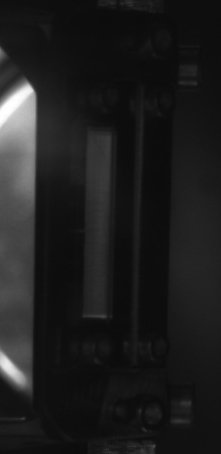
#> input picture IXS/slitVFM.jpg, 221 x 454 px
$ python VFMProc.py   (Python 2 division)   (older library calls are emulated)
#> lines starting #> are read from the running program, lines starting #| are printed output that depends on the picture; after the words box and inside, x2 and y2 are one past the last pixel; in counts of white or black regions, pixels touching at a corner belong together
### IXS/cvlib.py
"""
BNL NSLS-2 Computer Vision Module
Author: William Watson
Date: 2016-7-14

This Module contains numerous functions designed to
help in the data manipulation of images on the Beam-lines within NSLS-2.
It Uses the numpy and cv2 libraries to construct a simple module to
make image processing and computer vision easier, faster, and more compact.
"""

# DEPENDENCIES
import cv2
import numpy as np
import sys
import time
from matplotlib import pyplot as plt
import matplotlib
from epics import caget, caput


# VERSION
__version__ = "0.5.4.1"
__opencv__ = cv2.__version__
__npversion__ = np.version.version
__sysver__ = sys.version
__matplotlibver__ = matplotlib.__version__


# GLOBAL VARS
colorMap_flag = {"autumn":0, "bone":1, "jet":2, "winter":3, "rainbow":4, "ocean":5, "summer":6, "spring":7, "cool":8, "hsv":9, "pink":10, "hot":11}
border_flag = {"constant":0, "reflect":2, "reflect101":4, "replicate":1, "default":4, "wrap":3}
EPICSTYPE = {1 : np.uint16 , 0 : np.uint8, 2:np.uint32, 3: np.uint64}
EPICSCOLOR = {0: "gray", 1: "bayer", 2: "RBG1"}

#######################################################################################

# EXPERIMENTAL SECTION - ALL NEW METHODS GO HERE FIRST FOR TESTING
#FIX FIX FIX

# METHODS KNOWN TO BE BROKEN / Need Further Looking!!!!!!!!!


# [976 lines left out: functions backgroundSubtract, enhance, watershed, drawHarrisSubPixel, depthImg, sharpen and 46 more, not called in this run]


def grayscale(img):
        """
        Returns a grayscale version of img

        Params:
	* img - image

        Returns:
	* Grayscale image
        """
	if img is None:
		print "Img is None"
		sys.exit()
	if len(img.shape) > 2:
		return cv2.cvtColor(img, cv2.COLOR_BGR2GRAY)
	else:
		return img


# [151 lines left out: functions cvtColor, applyColorMap, applyJET, applyHSV, getColorMapFlags, bgr2hsv and 3 more, not called in this run]


def display(img, name="IMAGE", wait=0):
        """
        Displays an Image onto the screen and waits for user to close

        Params:
	* img - image to display
        * name - OPTIONAL - string name of window, def is IMAGE
        * wait - OPTIONAL - time in ms for screen to wait, def:0 - INDEFINITE
        """
	cv2.namedWindow(name, cv2.WINDOW_NORMAL)
	cv2.imshow(name, img)
	cv2.waitKey(wait) & 0xFF
	cv2.destroyAllWindows()


# [751 lines left out: functions centroid, centroidFloat, plotCentroid, sort, sortList, findContours and 43 more, not called in this run]


def load(filename, flag=None):
        """
        Loads an image from a file name and returns it in color mode (default).
        Safety check if img fails to load.

        Params:
	* filename - filename of image
	* flag - OPTIONAL - open mode: 1 = COLOR, 0 = GRAYSCALE, -1 = UNCHANGED

        Returns:
        * Loaded Img if sucessful
        """
#> called with filename = 'slitVFM.jpg'
	if flag is None:
		img = cv2.imread(filename)
#> img is the input picture: shape (454, 221, 3); min 10, max 255, mean 30.1
#> call 2 of load, with filename = 'VFM0.jpg'
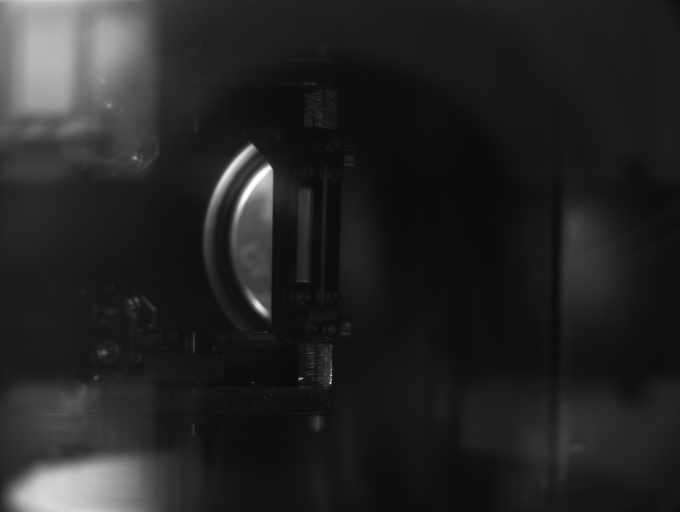
#> input picture IXS/VFM0.jpg, 1360 x 1024 px (shown at 1/2 size)
#> in load, img is the input picture: shape (1024, 1360, 3); min 7, max 255, mean 36.1
	elif flag is 1 or flag is 0 or flag is -1:
		img = cv2.imread(filename, flag)
	else:
		print "ERROR: Load: Incorrect flag parameter: " + str(flag) + "\n"
		sys.exit()
	if img is None:
		print "ERROR: Load: Image not found/supported at: " + str(filename) + "\n"
		sys.exit()
	else:
		return img


# [112 lines left out: functions fetchImg, epicscaget, epicscaput, epicscainfo, getColorFlag, backProjection, not called in this run]


def templateMatchSingle(img, template):
        """
        Template Matching - Single Object, will find the points to draw a rectangle over given template

        Params:
	* img - image
	* template - template image to match

        Returns:
	* (top left, bottom right) - points of a rectangle
        """
	img = grayscale(img)
	template = grayscale(template)
	w, h = template.shape[::-1]
#> w = 221; h = 454
	res = cv2.matchTemplate(img, template, cv2.TM_CCOEFF)
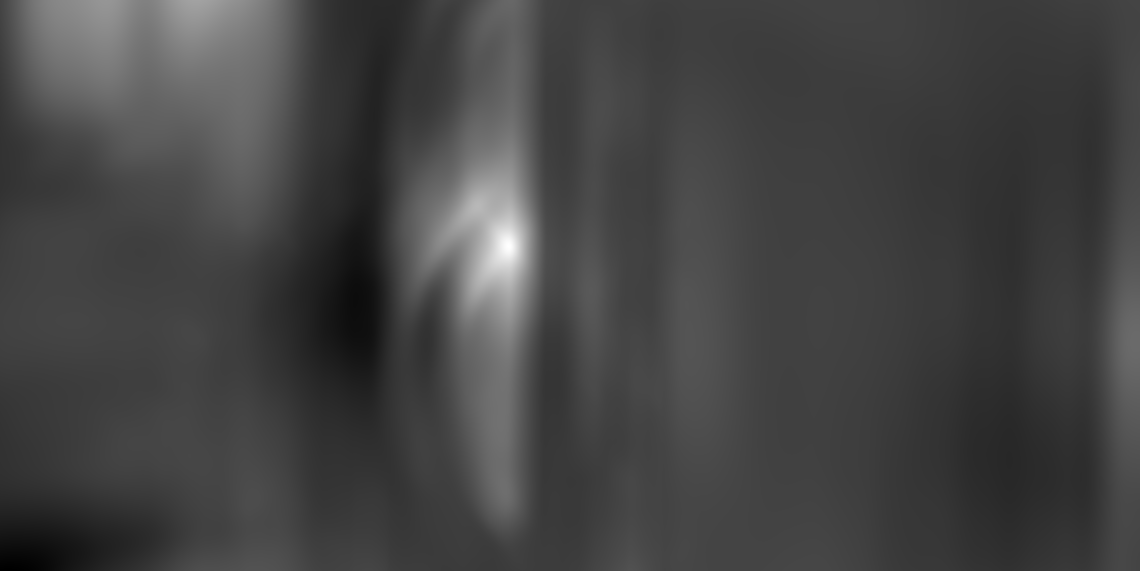
#> res: shape (571, 1140) float32; min -35429168, max 100482704, mean 883360.8; drawn with min black and max white
	min_val, max_val, min_loc, max_loc = cv2.minMaxLoc(res)
#> min_val = -35429168; max_val = 100482704; min_loc = (6, 570); max_loc = (508, 246)
	top_left = max_loc
#> top_left = (508, 246)
	bottom_right = (top_left[0] + w, top_left[1] + h)
#> bottom_right = (729, 700)
	return top_left, bottom_right


def drawMatch(img, template, color=(255,255,0), thickness=2):
        """
        Draws a rectangle over a matching pattern in img from template

        Params:
	* img - image
	* template - pattern to search for
	* color - OPTIONAL - color; def: (255,255,0)
	* thickness - OPTIONAL - thickness of rectangle; def: 2

        Returns:
	* img with rectangle over object
        """
	tmp = img.copy()
	tl, br = templateMatchSingle(tmp, template)
#> tl = (508, 246); br = (729, 700)
	cv2.rectangle(tmp, tl, br, color, thickness)
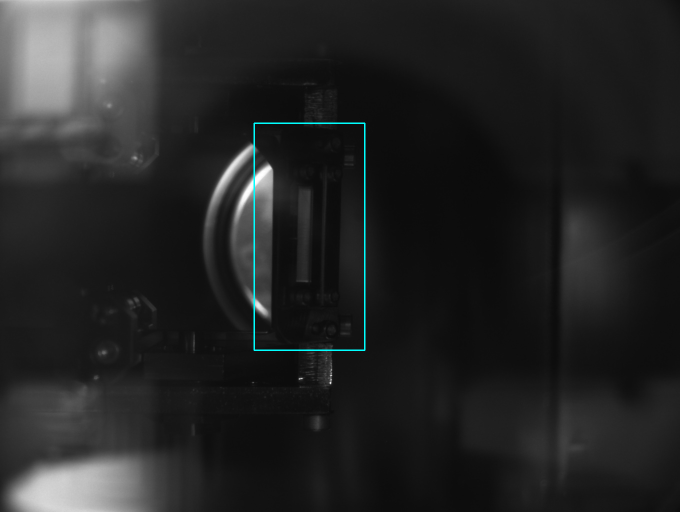
#> tmp: shape (1024, 1360, 3) (shown at 1/2 size); 0.29% of pixels changed, all inside (x1, y1, x2, y2) = (507, 245, 731, 702)
	return tmp


# [1152 lines left out: functions save, getSupportedFileFormats, saveImgs, templateMatchMulti, drawMatchMulti, resize and 52 more, not called in this run]

# End of File

### IXS/VFMProc.py
import cvlib

slit = cvlib.load("slitVFM.jpg")
img = cvlib.load("VFM0.jpg") # Change to fetch
img = cvlib.drawMatch(img, slit) # SHould probably retriueve info on pos
pts = cvlib.templateMatchSingle(img, slit)
#> pts = ((507, 246), (728, 700))
print pts
#| ((507, 246), (728, 700))
cvlib.display(img)
